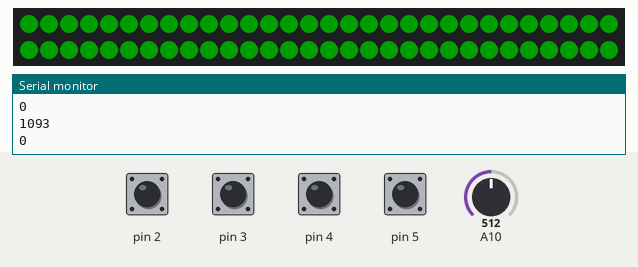
This sketch was run on a simulated Arduino Leonardo, built with avr-gcc and run on an emulated ATmega32U4. Parts: 60 RGB LEDs in strip order, left to right, continuing on the next row, the last lines printed to the serial monitor. The inputs (shaded band) are chosen by the test bench; at power-on: pin 2–5 HIGH, A10 = 512. Dim RGB values are drawn brighter than linear; random numbers use the default seed unless the sketch sets one.

Above: at 1.2 s.
1.3 s: pin 4 pulled LOW for 0.2 s
3.3 s: pin 2 pulled LOW for 0.2 s
At 3.9 s:
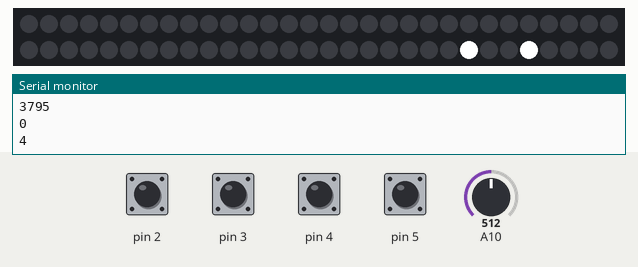
5.6 s: pin 2 driven LOW and pin 4 driven LOW
At 14.55 s:
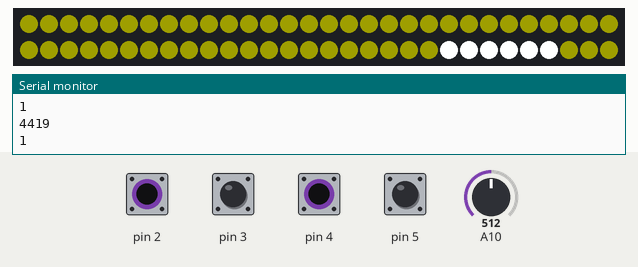
16.5 s: A10 set to 306
At 16.58 s:
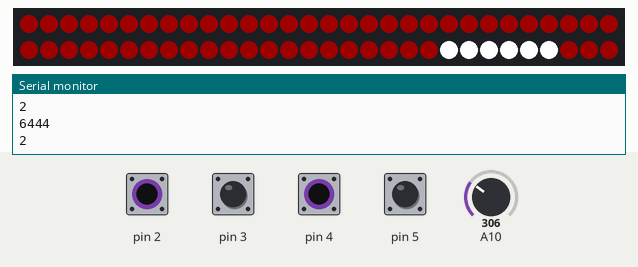
21.3 s: A10 set to 511
27.5 s: pin 4 driven HIGH
At 30.47 s:
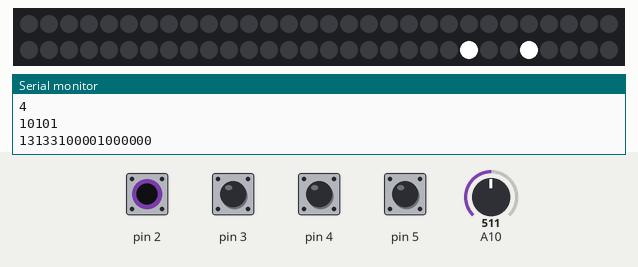

The sketch:

tresor2016MVPL.ino
```cpp
//LE TRÉSOR - TP1
//BRUNEAU, Madeleine && CUSSON,Vincent && TÉTRAULT,Pascale && THÉRIAULT-BOIVIN,Louis.


#include <Adafruit_NeoPixel.h>
#include <Chrono.h>

#define PIN            6

#define NUMPIXELS      60

Adafruit_NeoPixel pixels = Adafruit_NeoPixel(NUMPIXELS, PIN, NEO_GRB + NEO_KHZ800);

// au départ, l'état de chaque LED est à zéro - elles sont éteintes.

boolean ligth1 = false;
boolean ligth2 = false;
boolean ligth3 = false;
boolean ligth4 = false;

boolean gameOver = false;
boolean win = false;

// La boîte possède 4 boutons

int section1[] = {5, 11};
int section2[] = {21, 27};
int section3[] = {36, 42};
int section4[] = {51, 57};

int randomButton[16];

int etapes = 0;

Chrono myChrono;

void setup() {

  Serial.begin(9600);
  while (!Serial) {
    ; // Attendre que le port Serial se connecte. Ligne de code utile seulement pour le microcontrôleur Leonardo.

  }

  pixels.begin(); // Cette ligne initialise la librairie NeoPixel
  pixels.show();
  pinMode(2, INPUT_PULLUP);
  pinMode(3, INPUT_PULLUP);
  pinMode(4, INPUT_PULLUP);
  pinMode(5, INPUT_PULLUP);
  int debut = 0;
  int fin = 0;
  melanger();

}
void loop() {

  // Les LED sont contrôllées de deux façons. Les 28 LED passent du vert, au jaune au rouge selon un chrono pour illustrer
  // le temps qui passe. Chaque section est contrôllée par un bouton de manière aléatoire, lorsqu'un bouton est enfoncé, la/les lignes
  // au(x)quel(les) il est associé devienne(nt) bleue(s).
  // Ci-bas, la composition du chrono.

  Serial.println( myChrono.elapsed());
  if (myChrono.hasPassed(10) ) {
    gameOver = false;
    etapes = 0;

  }
  if (myChrono.hasPassed(4000) ) {
    etapes = 1;
  }
  if (myChrono.hasPassed(6000) ) {
    etapes = 2;
  }
  if (myChrono.hasPassed(8000) ) {
    etapes = 3;
  }

  //Le chrono recommence à 0 dès qu'il passe 10 secondes / 10000 millis.

  if (myChrono.hasPassed(10000) ) {
    myChrono.restart();
    melanger();
    etapes = 0;
    gameOver = false;
    win = false;

  }

  if (win == true && myChrono.hasPassed(10000) ) {
    etapes = 0;
    myChrono.restart();
    melanger();
//    gameOver = true;
//    win = false;

  }

  // Si le jeu est gagné - que les 4 lignes de LED deviennent bleues, les LED s'allument pour former un bonhomme sourire.

  Serial.println(etapes);

  if (win == true) {
    etapes = 4;
    Serial.println(etapes);
  }


  if (etapes == 0 ) {
    ligthWaiting(0, 30, 0);

  }

  // On associe chaque étape à une couleur (vert, jaune, rouge).

  else if (etapes == 1 ) {
    ligthWaiting(30, 30, 0);
  }
  else if (etapes == 2 ) {
    ligthWaiting(30, 0, 0);
  }
  else if (etapes == 3) {
    gameOver = true;
    ligth1 = false;
    ligth2 = false;
    ligth3 = false;
    ligth4 = false;
    clearit();
    pasContent();


  }
  else if (etapes == 4) {
    gameOver = true;
    ligth1 = false;
    ligth2 = false;
    ligth3 = false;
    ligth4 = false;
    clearit();
    content();
  }


  /** DYNAMIQUE DE JEUX **/
  //


  if ( digitalRead(2) == LOW && gameOver == false) {
    ligth1 = randomButton[0];
    ligth2 = randomButton[1];
    ligth3 = randomButton[2];
    ligth4 = randomButton[3];
  }


  if ( digitalRead(3) == LOW && gameOver == false) {
    ligth1 = randomButton[4];
    ligth2 = randomButton[5];
    ligth3 = randomButton[6];
    ligth4 = randomButton[7];

  }


  if ( digitalRead(4) == LOW && gameOver == false) {
    ligth1 = randomButton[8];
    ligth2 = randomButton[9];
    ligth3 = randomButton[10];
    ligth4 = randomButton[11];
  }


  if ( digitalRead(5) == LOW && gameOver == false) {
    ligth1 = randomButton[12];
    ligth2 = randomButton[13];
    ligth3 = randomButton[14];
    ligth4 = randomButton[15];
  }


  //**Boolean a Lumiere**//

  if (ligth1 == true) {
    ligthOpen(section1);
  }
  if (ligth2 == true) {
    ligthOpen(section2);
  }

  if (ligth3 == true) {
    ligthOpen(section3);
  }

  if (ligth4 == true) {
    ligthOpen(section4);

  }

  if (ligth1 == true && ligth2 == true && ligth3 == true && ligth4 == true && win == false) {
    win = true;
  }

  //  if (win == true && myChrono.hasPassed(10000) ) {
  //    etapes = 0;
  //    myChrono.restart();
  //    melanger();
  //  }


}


void ligthOpen(int nLigth[] ) {
  for (int i = nLigth[0]; i < nLigth[1]; i++) {
    pixels.setPixelColor(i, 255, 255, 255);
    pixels.show();
  }

}

void ligthWaiting(int r, int g, int b ) {
  for (int i = 0; i < NUMPIXELS; i++) {
    pixels.setPixelColor(i, r, g, b);
    pixels.show();
  }

}


void ligthClose(int nLigth[] ) {
  for (int i = nLigth[0]; i < nLigth[1]; i++) {
    pixels.setPixelColor(i, 0, 0, 0);
    pixels.show();
  }

}

void pasContent() {

  pixels.setPixelColor(5, 255, 0, 0);
  pixels.setPixelColor(10, 255, 0, 0);
  pixels.setPixelColor(22, 255, 0, 0);
  pixels.setPixelColor(23, 255, 0, 0);
  pixels.setPixelColor(24, 255, 0, 0);
  pixels.setPixelColor(25, 255, 0, 0);
  pixels.setPixelColor(51, 255, 0, 0);
  pixels.setPixelColor(56, 255, 0, 0);

}

void content() {

  pixels.setPixelColor(6, 255, 255, 255);
  pixels.setPixelColor(7, 255, 255, 255);
  pixels.setPixelColor(8, 255, 255, 255);
  pixels.setPixelColor(9, 255, 255, 255);
  pixels.setPixelColor(21, 255, 255, 255);
  pixels.setPixelColor(26, 255, 255, 255);
  pixels.setPixelColor(52, 255, 255, 255);
  pixels.setPixelColor(55, 255, 255, 255);


}

void clearit() {
  for (int i = 0; i < NUMPIXELS; i++) {
    pixels.setPixelColor(i, 0, 0, 0); // Moderately bright green color.
    pixels.show();
  }
}

void melanger() {

  randomSeed(analogRead(10));

  int conteurdetrue = 0;
  int conteurde3 = 0;

  for (int i = 0; i < 16; i++) {

    int aleatoire = 0;

    aleatoire = random(0, 2);

    if (aleatoire == 0) {
      conteurde3++;
      if (conteurde3 < 4) {
        randomButton[i] = 3;
      }
      else {
        randomButton[i] = 0;
      }
    }
    else if (aleatoire == 1 && conteurdetrue < 4) {
      conteurdetrue ++;
      randomButton[i] = true;
    }

    Serial.print(randomButton[i]);
  }


}
```
